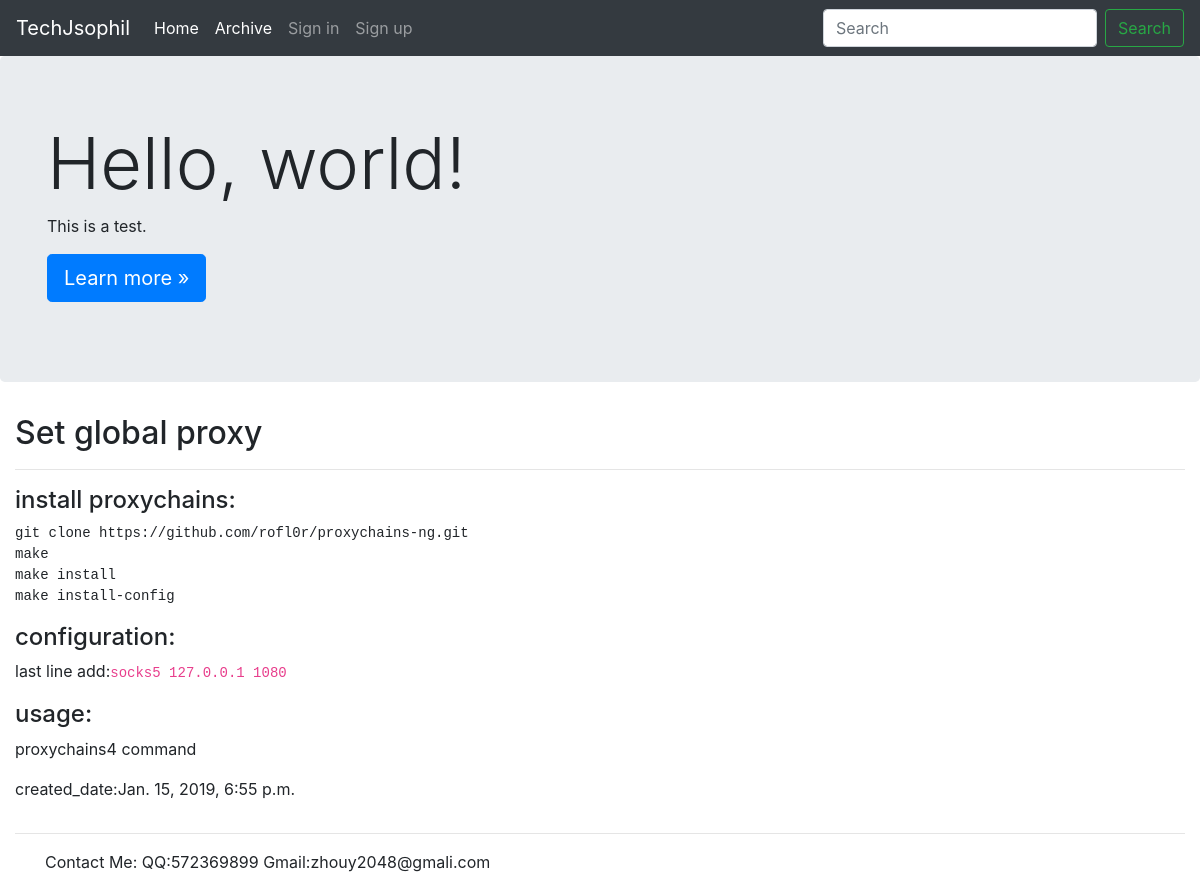
/articles/8/, run on the app's committed database.
### articles/models.py (models this page shows, shortened)
class Article(models.Model):
    title = models.CharField(max_length=100)
    body = models.TextField()
    archive = models.ForeignKey('Archive',on_delete=models.PROTECT,null=True)
    created_date = models.DateTimeField(auto_now_add=True)

### articles/views.py (the view)
# urls.py: path('<int:pk>/', views.article_detail,name="detail"),
def article_detail(request, pk):
    article = Article.objects.get(pk=pk)
    article.body =markdown.markdown(article.body,
                                    extensions=[
                                    'markdown.extensions.extra',
                                    'markdown.extensions.codehilite',
                                    'markdown.extensions.toc',
                                    ])
    return render(request, 'articles/article_detail.html', {'article':article})

### articles/templates/articles/article_detail.html
{% extends 'base_layout.html' %}
{% block content %}
<div class="row">
  <div class="container-fluid">
    <h2>{{ article.title }}</h2>
    <hr>
    {{ article.body|safe }}
    <p>created_date:{{ article.created_date }}</p>
  </div>
</div>
{% endblock %}

### static/jumbotron.css (style rules this page uses)
body { padding-top: 3.5rem; }

### data on the page
Article: title "Set global proxy", body "install proxychains: git clone https://github.com/rofl0r/proxychains-ng.git make make install make install-config configuration: last line add: socks5 127.0.0.1 1080 usage: proxychains4 command", created_date "Jan. 15, 2019, 6:55 p.m."
